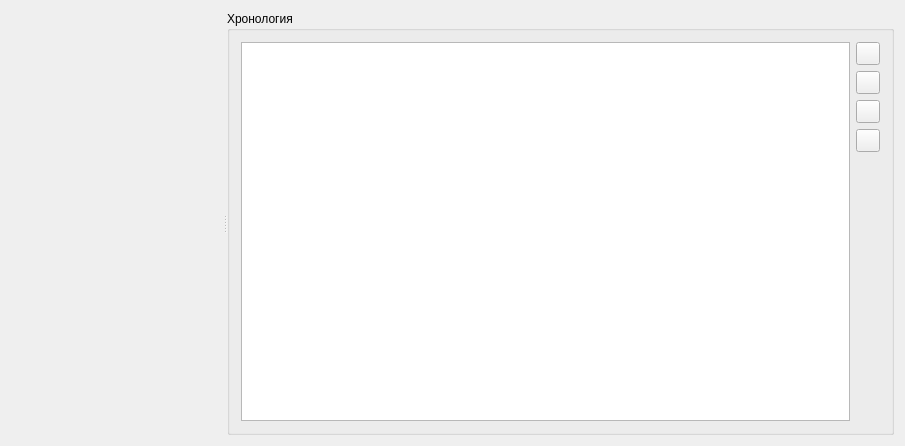
<?xml version="1.0" encoding="UTF-8"?>
<ui version="4.0">
 <class>ZTariffs</class>
 <widget class="QWidget" name="ZTariffs">
  <property name="geometry">
   <rect>
    <x>0</x>
    <y>0</y>
    <width>905</width>
    <height>446</height>
   </rect>
  </property>
  <property name="windowTitle">
   <string>Тарифы</string>
  </property>
  <property name="windowIcon">
   <iconset resource="../DSV.qrc">
    <normaloff>:/images/table.png</normaloff>:/images/table.png</iconset>
  </property>
  <layout class="QGridLayout" name="gridLayout">
   <item row="0" column="0">
    <widget class="QSplitter" name="splitter">
     <property name="orientation">
      <enum>Qt::Horizontal</enum>
     </property>
     <widget class="ZView" name="m_tbl" native="true">
      <property name="minimumSize">
       <size>
        <width>100</width>
        <height>100</height>
       </size>
      </property>
     </widget>
     <widget class="QGroupBox" name="groupBox">
      <property name="title">
       <string>Хронология</string>
      </property>
      <layout class="QGridLayout" name="gridLayout_2">
       <item row="0" column="0" rowspan="5">
        <widget class="QTableView" name="tbl">
         <property name="alternatingRowColors">
          <bool>true</bool>
         </property>
         <property name="selectionBehavior">
          <enum>QAbstractItemView::SelectRows</enum>
         </property>
         <property name="sortingEnabled">
          <bool>true</bool>
         </property>
         <attribute name="horizontalHeaderStretchLastSection">
          <bool>true</bool>
         </attribute>
         <attribute name="verticalHeaderDefaultSectionSize">
          <number>20</number>
         </attribute>
        </widget>
       </item>
       <item row="0" column="1">
        <widget class="QToolButton" name="cmdReload">
         <property name="toolTip">
          <string>Обновить</string>
         </property>
         <property name="statusTip">
          <string>Обновить</string>
         </property>
         <property name="whatsThis">
          <string>Обновить</string>
         </property>
         <property name="text">
          <string/>
         </property>
         <property name="icon">
          <iconset resource="../DSV.qrc">
           <normaloff>:/images/update.png</normaloff>:/images/update.png</iconset>
         </property>
        </widget>
       </item>
       <item row="1" column="1">
        <widget class="QToolButton" name="cmdAdd">
         <property name="toolTip">
          <string>Добавить</string>
         </property>
         <property name="text">
          <string/>
         </property>
         <property name="icon">
          <iconset resource="../DSV.qrc">
           <normaloff>:/images/add.png</normaloff>:/images/add.png</iconset>
         </property>
        </widget>
       </item>
       <item row="2" column="1">
        <widget class="QToolButton" name="cmdDel">
         <property name="toolTip">
          <string>Удалить</string>
         </property>
         <property name="text">
          <string/>
         </property>
         <property name="icon">
          <iconset resource="../DSV.qrc">
           <normaloff>:/images/error.png</normaloff>:/images/error.png</iconset>
         </property>
        </widget>
       </item>
       <item row="3" column="1">
        <widget class="QToolButton" name="cmdEdit">
         <property name="toolTip">
          <string>Изменить</string>
         </property>
         <property name="text">
          <string/>
         </property>
         <property name="icon">
          <iconset resource="../DSV.qrc">
           <normaloff>:/images/modify.png</normaloff>:/images/modify.png</iconset>
         </property>
        </widget>
       </item>
       <item row="4" column="1">
        <spacer name="verticalSpacer">
         <property name="orientation">
          <enum>Qt::Vertical</enum>
         </property>
         <property name="sizeHint" stdset="0">
          <size>
           <width>20</width>
           <height>280</height>
          </size>
         </property>
        </spacer>
       </item>
      </layout>
     </widget>
    </widget>
   </item>
  </layout>
 </widget>
 <layoutdefault spacing="6" margin="11"/>
 <customwidgets>
  <customwidget>
   <class>ZView</class>
   <extends>QWidget</extends>
   <header>zview.h</header>
   <container>1</container>
  </customwidget>
 </customwidgets>
 <resources>
  <include location="../DSV.qrc"/>
 </resources>
 <connections/>
</ui>
